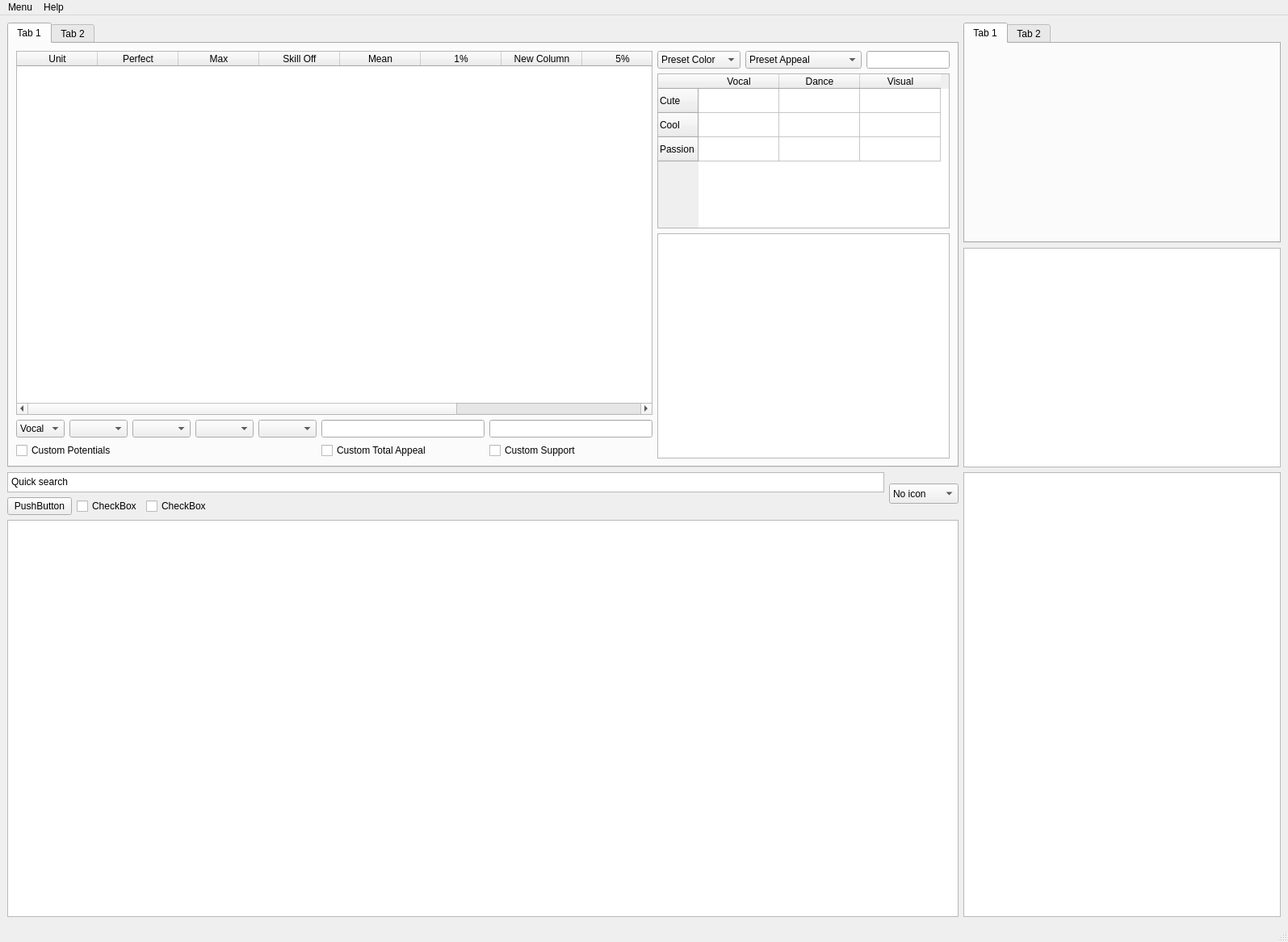
<?xml version="1.0" encoding="UTF-8"?>
<ui version="4.0">
 <class>MainWindow</class>
 <widget class="QMainWindow" name="MainWindow">
  <property name="geometry">
   <rect>
    <x>0</x>
    <y>0</y>
    <width>1595</width>
    <height>1167</height>
   </rect>
  </property>
  <property name="windowTitle">
   <string>MainWindow</string>
  </property>
  <widget class="QWidget" name="centralwidget">
   <layout class="QGridLayout" name="gridLayout_2">
    <item row="0" column="0">
     <layout class="QVBoxLayout" name="mainLayout">
      <item>
       <layout class="QHBoxLayout" name="calculatorSongLayout" stretch="3,1">
        <item>
         <widget class="QTabWidget" name="calculator">
          <property name="currentIndex">
           <number>0</number>
          </property>
          <widget class="QWidget" name="tab_3">
           <attribute name="title">
            <string>Tab 1</string>
           </attribute>
           <layout class="QHBoxLayout" name="horizontalLayout_2" stretch="1,0">
            <item>
             <layout class="QVBoxLayout" name="verticalLayout" stretch="1,0">
              <item>
               <widget class="QTableWidget" name="tableWidget_2">
                <column>
                 <property name="text">
                  <string>Unit</string>
                 </property>
                </column>
                <column>
                 <property name="text">
                  <string>Perfect</string>
                 </property>
                </column>
                <column>
                 <property name="text">
                  <string>Max</string>
                 </property>
                </column>
                <column>
                 <property name="text">
                  <string>Skill Off</string>
                 </property>
                </column>
                <column>
                 <property name="text">
                  <string>Mean</string>
                 </property>
                </column>
                <column>
                 <property name="text">
                  <string>1%</string>
                 </property>
                </column>
                <column>
                 <property name="text">
                  <string>New Column</string>
                 </property>
                </column>
                <column>
                 <property name="text">
                  <string>5%</string>
                 </property>
                </column>
                <column>
                 <property name="text">
                  <string>25%</string>
                 </property>
                </column>
                <column>
                 <property name="text">
                  <string>75%</string>
                 </property>
                </column>
               </widget>
              </item>
              <item>
               <layout class="QGridLayout" name="gridLayout_3" rowstretch="0,0,0,0,0,0" columnstretch="0,0,0,0,0,1,1">
                <item row="1" column="6">
                 <widget class="QLineEdit" name="lineEdit_2"/>
                </item>
                <item row="2" column="6">
                 <widget class="QCheckBox" name="checkBox_5">
                  <property name="text">
                   <string>Custom Support</string>
                  </property>
                 </widget>
                </item>
                <item row="2" column="5">
                 <widget class="QCheckBox" name="checkBox_4">
                  <property name="text">
                   <string>Custom Total Appeal</string>
                  </property>
                 </widget>
                </item>
                <item row="1" column="5">
                 <widget class="QLineEdit" name="lineEdit"/>
                </item>
                <item row="1" column="1">
                 <widget class="QComboBox" name="comboBox_7"/>
                </item>
                <item row="1" column="4">
                 <widget class="QComboBox" name="comboBox_4"/>
                </item>
                <item row="1" column="2">
                 <widget class="QComboBox" name="comboBox_6"/>
                </item>
                <item row="1" column="3">
                 <widget class="QComboBox" name="comboBox_5"/>
                </item>
                <item row="1" column="0">
                 <widget class="QComboBox" name="comboBox_8">
                  <item>
                   <property name="text">
                    <string>Vocal</string>
                   </property>
                  </item>
                  <item>
                   <property name="text">
                    <string>1</string>
                   </property>
                  </item>
                  <item>
                   <property name="text">
                    <string>2</string>
                   </property>
                  </item>
                  <item>
                   <property name="text">
                    <string>3</string>
                   </property>
                  </item>
                  <item>
                   <property name="text">
                    <string>4</string>
                   </property>
                  </item>
                  <item>
                   <property name="text">
                    <string>5</string>
                   </property>
                  </item>
                  <item>
                   <property name="text">
                    <string>6</string>
                   </property>
                  </item>
                  <item>
                   <property name="text">
                    <string>7</string>
                   </property>
                  </item>
                  <item>
                   <property name="text">
                    <string>8</string>
                   </property>
                  </item>
                  <item>
                   <property name="text">
                    <string>9</string>
                   </property>
                  </item>
                  <item>
                   <property name="text">
                    <string>10</string>
                   </property>
                  </item>
                 </widget>
                </item>
                <item row="2" column="0" colspan="5">
                 <widget class="QCheckBox" name="checkBox_3">
                  <property name="text">
                   <string>Custom Potentials</string>
                  </property>
                 </widget>
                </item>
               </layout>
              </item>
             </layout>
            </item>
            <item>
             <layout class="QGridLayout" name="gridLayout" rowstretch="0,0,0,1" columnstretch="1,1,1" rowminimumheight="0,0,0,0">
              <item row="0" column="1">
               <widget class="QComboBox" name="comboBox_2">
                <item>
                 <property name="text">
                  <string>Preset Appeal</string>
                 </property>
                </item>
                <item>
                 <property name="text">
                  <string>All Attributes</string>
                 </property>
                </item>
                <item>
                 <property name="text">
                  <string>Vocal Groove</string>
                 </property>
                </item>
                <item>
                 <property name="text">
                  <string>Dance Groove</string>
                 </property>
                </item>
                <item>
                 <property name="text">
                  <string>Visual Groove</string>
                 </property>
                </item>
                <item>
                 <property name="text">
                  <string>Vocal Only</string>
                 </property>
                </item>
                <item>
                 <property name="text">
                  <string>Dance Only</string>
                 </property>
                </item>
                <item>
                 <property name="text">
                  <string>Visual Only</string>
                 </property>
                </item>
                <item>
                 <property name="text">
                  <string>Scale with Star Rank</string>
                 </property>
                </item>
                <item>
                 <property name="text">
                  <string>Scale with Life</string>
                 </property>
                </item>
                <item>
                 <property name="text">
                  <string>Scale with Potential</string>
                 </property>
                </item>
                <item>
                 <property name="text">
                  <string>Event Idols</string>
                 </property>
                </item>
               </widget>
              </item>
              <item row="0" column="0">
               <widget class="QComboBox" name="comboBox_3">
                <item>
                 <property name="text">
                  <string>Preset Color</string>
                 </property>
                </item>
                <item>
                 <property name="text">
                  <string>All Colors</string>
                 </property>
                </item>
                <item>
                 <property name="text">
                  <string>Cute</string>
                 </property>
                </item>
                <item>
                 <property name="text">
                  <string>Cool</string>
                 </property>
                </item>
                <item>
                 <property name="text">
                  <string>Passion</string>
                 </property>
                </item>
               </widget>
              </item>
              <item row="0" column="2">
               <widget class="QLineEdit" name="lineEdit_3"/>
              </item>
              <item row="1" column="0" colspan="3">
               <widget class="QTableWidget" name="tableWidget_3">
                <row>
                 <property name="text">
                  <string>Cute</string>
                 </property>
                </row>
                <row>
                 <property name="text">
                  <string>Cool</string>
                 </property>
                </row>
                <row>
                 <property name="text">
                  <string>Passion</string>
                 </property>
                </row>
                <column>
                 <property name="text">
                  <string>Vocal</string>
                 </property>
                </column>
                <column>
                 <property name="text">
                  <string>Dance</string>
                 </property>
                </column>
                <column>
                 <property name="text">
                  <string>Visual</string>
                 </property>
                </column>
               </widget>
              </item>
              <item row="2" column="0" rowspan="2" colspan="3">
               <widget class="QTableWidget" name="tableWidget"/>
              </item>
             </layout>
            </item>
           </layout>
          </widget>
          <widget class="QWidget" name="tab_4">
           <attribute name="title">
            <string>Tab 2</string>
           </attribute>
          </widget>
         </widget>
        </item>
        <item>
         <layout class="QVBoxLayout" name="songLayout">
          <item>
           <widget class="QTabWidget" name="tabWidget">
            <property name="currentIndex">
             <number>0</number>
            </property>
            <widget class="QWidget" name="tab">
             <attribute name="title">
              <string>Tab 1</string>
             </attribute>
            </widget>
            <widget class="QWidget" name="tab_2">
             <attribute name="title">
              <string>Tab 2</string>
             </attribute>
            </widget>
           </widget>
          </item>
          <item>
           <widget class="QTableWidget" name="songList"/>
          </item>
         </layout>
        </item>
       </layout>
      </item>
      <item>
       <layout class="QHBoxLayout" name="cardUnitLayout" stretch="3,1">
        <item>
         <layout class="QVBoxLayout" name="cardLayout" stretch="0,1">
          <item>
           <layout class="QHBoxLayout" name="cardQuickSearchLayout">
            <item>
             <layout class="QVBoxLayout" name="verticalLayout_2">
              <item>
               <widget class="QPlainTextEdit" name="plainTextEdit">
                <property name="maximumSize">
                 <size>
                  <width>16777215</width>
                  <height>25</height>
                 </size>
                </property>
                <property name="plainText">
                 <string>Quick search</string>
                </property>
               </widget>
              </item>
              <item>
               <layout class="QHBoxLayout" name="horizontalLayout" stretch="0,0,1">
                <item>
                 <widget class="QPushButton" name="pushButton">
                  <property name="text">
                   <string>PushButton</string>
                  </property>
                 </widget>
                </item>
                <item alignment="Qt::AlignLeft">
                 <widget class="QCheckBox" name="checkBox_2">
                  <property name="text">
                   <string>CheckBox</string>
                  </property>
                 </widget>
                </item>
                <item alignment="Qt::AlignLeft">
                 <widget class="QCheckBox" name="checkBox">
                  <property name="text">
                   <string>CheckBox</string>
                  </property>
                 </widget>
                </item>
               </layout>
              </item>
             </layout>
            </item>
            <item>
             <widget class="QComboBox" name="comboBox">
              <property name="maximumSize">
               <size>
                <width>16777215</width>
                <height>25</height>
               </size>
              </property>
              <item>
               <property name="text">
                <string>No icon</string>
               </property>
              </item>
              <item>
               <property name="text">
                <string>Small icon</string>
               </property>
              </item>
              <item>
               <property name="text">
                <string>Big icon</string>
               </property>
              </item>
             </widget>
            </item>
           </layout>
          </item>
          <item>
           <widget class="QTableWidget" name="cards">
            <attribute name="verticalHeaderStretchLastSection">
             <bool>false</bool>
            </attribute>
           </widget>
          </item>
         </layout>
        </item>
        <item>
         <widget class="QListWidget" name="units"/>
        </item>
       </layout>
      </item>
     </layout>
    </item>
   </layout>
  </widget>
  <widget class="QMenuBar" name="menubar">
   <property name="geometry">
    <rect>
     <x>0</x>
     <y>0</y>
     <width>1595</width>
     <height>21</height>
    </rect>
   </property>
   <widget class="QMenu" name="menuMenu">
    <property name="title">
     <string>Menu</string>
    </property>
    <addaction name="actionExit"/>
   </widget>
   <widget class="QMenu" name="menuHelp">
    <property name="title">
     <string>Help</string>
    </property>
   </widget>
   <addaction name="menuMenu"/>
   <addaction name="menuHelp"/>
  </widget>
  <widget class="QStatusBar" name="statusbar"/>
  <action name="actionExit">
   <property name="text">
    <string>Exit</string>
   </property>
  </action>
 </widget>
 <resources/>
 <connections/>
</ui>
